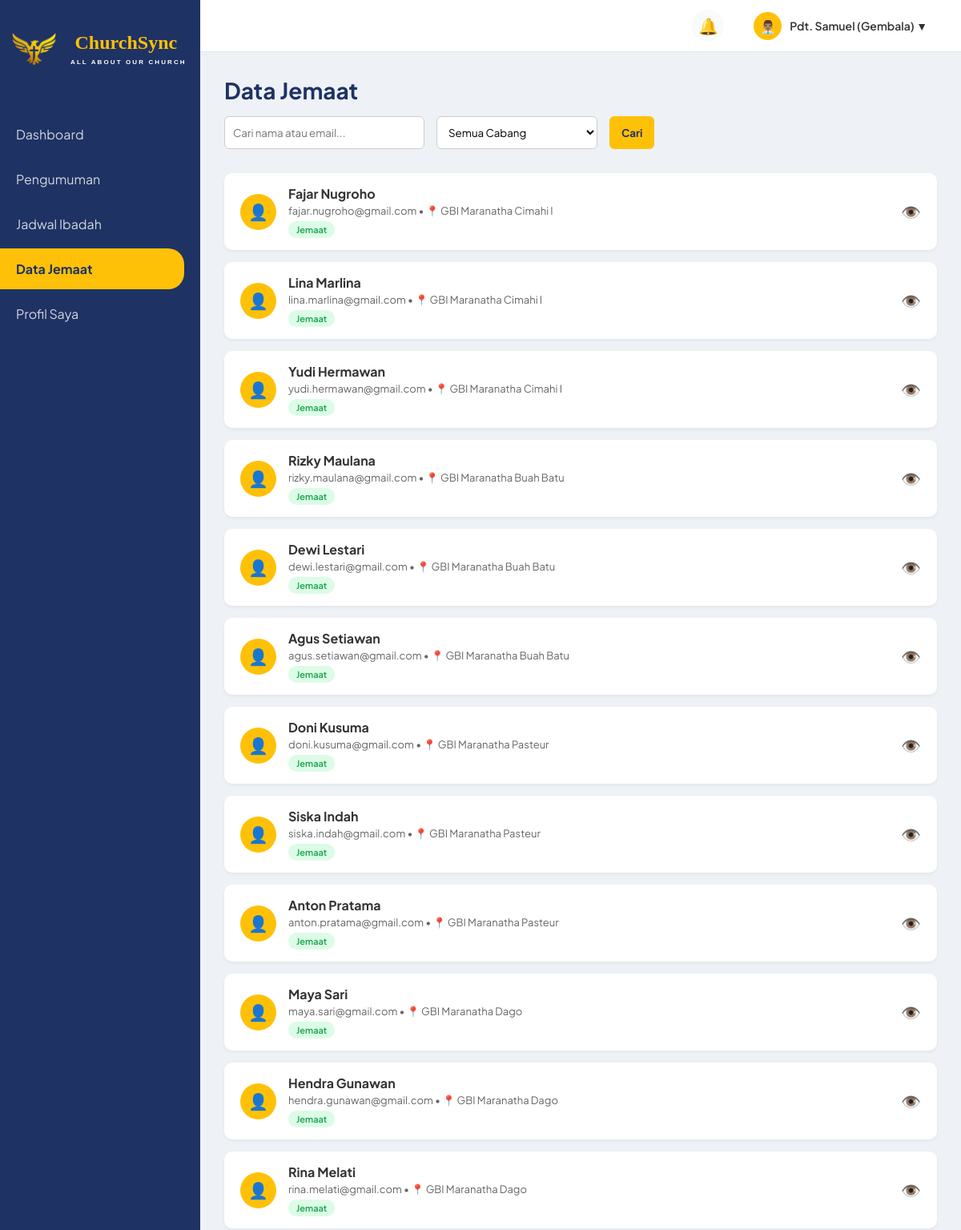
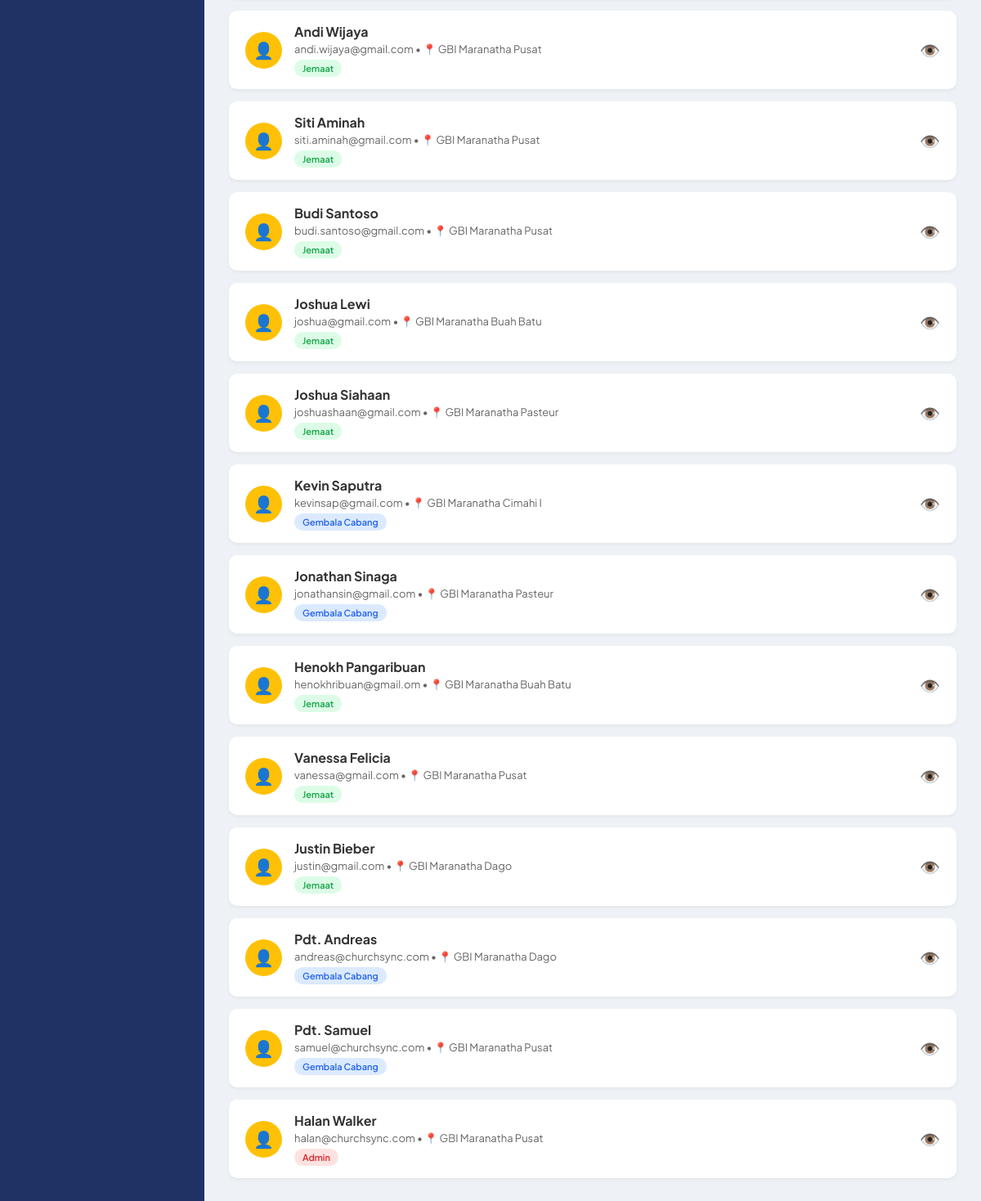
/gembala/data_jemaat_gembala.php (signed in), run on the app's committed database (2 pictures, top to bottom).
### tables this page shows
CREATE TABLE `jemaat` (
  `id_jemaat` int(20) NOT NULL AUTO_INCREMENT,
  `nama_lengkap` varchar(100) NOT NULL,
  `tanggal_lahir` date NOT NULL,
  `no_telp` varchar(100) NOT NULL,
  `alamat` varchar(255) NOT NULL,
  `email` varchar(100) NOT NULL,
  `password` varchar(100) NOT NULL,
  `role` enum('jemaat','gembala_cabang','admin') NOT NULL,
  `id_cabang` int(11) NOT NULL,
  PRIMARY KEY (`id_jemaat`),
  KEY `fk_jemaat_cabang` (`id_cabang`),
  CONSTRAINT `fk_jemaat_cabang` FOREIGN KEY (`id_cabang`) REFERENCES `cabang_gereja` (`id_cabang`)
);

CREATE TABLE `cabang_gereja` (
  `id_cabang` int(5) NOT NULL AUTO_INCREMENT,
  `nama_cabang` varchar(100) NOT NULL,
  `alamat_cabang` varchar(255) NOT NULL,
  `id_gembala` int(11) DEFAULT NULL,
  PRIMARY KEY (`id_cabang`)
);

### gembala/data_jemaat_gembala.php (the view, shortened to what this page needs)
<?php
include '../koneksi.php';
$search = $_GET['search'] ?? '';
$where = [];
$where_sql = !empty($where) ? "WHERE " . implode(" AND ", $where) : "";
$query_jemaat = mysqli_query($conn, "
    SELECT j.*, c.nama_cabang
    FROM jemaat j
    LEFT JOIN cabang_gereja c ON j.id_cabang = c.id_cabang
    $where_sql
    ORDER BY j.id_jemaat DESC
");
?>
<!DOCTYPE html>
<html lang="en">
<head>
    <link rel="stylesheet" href="../style.css">
</head>
<body>
    <div class="sidebar">
        <div class="sidebar-logo">
            <img src="../uploads/churchsync-logo.png" alt="Logo ChurchSync">
            <div class="logo-text-wrapper">
                ChurchSync
                <span>
                    ALL ABOUT OUR CHURCH
                </span>
            </div>
        </div>
        <nav>
            <a href="dashboard_gembala.php" class="nav-link">Dashboard</a>
            <a href="pengumuman_gembala.php" class="nav-link">Pengumuman</a>
            <a href="../admin/jadwal_admin_up.php" class="nav-link">Jadwal Ibadah</a>
            <a href="data_jemaat_gembala.php" class="nav-link active">Data Jemaat</a>
            <a href="profil_gembala.php" class="nav-link">Profil Saya</a>
        </nav>
    </div>
    <div class="content-wrapper">
        <div class="top-navbar">
            <div class="navbar-right">
                <?php include '../widget_notif.php'; ?>
                <div class="user-profile-dropdown" onclick="toggleDropdown()">
                    <div class="nav-avatar">👨🏽‍💼</div>
                    <div class="nav-user-name"><?= $_SESSION['nama_lengkap'] ?? 'Gembala'; ?> (Gembala) ▼</div>
                </div>
            </div>
        </div>
        <div class="content-wrapper">
            <div class="main-content">
                <div class="header-toolbar">
                    <div class="page-title">
                        <h2>Data Jemaat</h2>
                        <div class="toolbar-actions">
                            <form method="GET" style="display: flex; gap: 15px;">
                                <input type="text" name="search" class="search-box"
                                    placeholder="Cari nama atau email..."
                                    value="<?= htmlspecialchars($search); ?>">
                                <select name="id_cabang" class="filter-box" onchange="this.form.submit()">
                                    <option value="">Semua Cabang</option>
                                </select>
                                <button type="submit" class="btn-add" style="padding: 10px 15px;">Cari</button>
                            </form>
                        </div>
                    </div>
                </div>
                <div class="list-container">
                    <?php while ($row = mysqli_fetch_assoc($query_jemaat)) { ?>
                        <div class="list-item">
                            <div class="item-info">
                                <div class="avatar">👤</div>
                                <div class="item-text">
                                    <h4><?= htmlspecialchars($row['nama_lengkap']); ?></h4>
                                    <p>
                                        <?= $row['email']; ?>
                                        • 📍 <?= $row['nama_cabang'] ? htmlspecialchars($row['nama_cabang']) : 'Belum ada cabang'; ?>
                                    </p>
                                    <?php
                                    $role = $row['role'];
                                    if ($role == 'admin') {
                                        $bg = '#fee2e2';
                                        $color = '#dc2626';
                                    } elseif ($role == 'gembala_cabang') {
                                        $bg = '#dbeafe';
                                        $color = '#2563eb';
                                    } else {
                                        $bg = '#dcfce7';
                                        $color = '#16a34a';
                                    }
                                    ?>
                                    <span style="
                                        display:inline-block;
                                        margin-top:5px;
                                        background:<?= $bg ?>;
                                        color:<?= $color ?>;
                                        padding:4px 10px;
                                        border-radius:20px;
                                        font-size:11px;
                                        font-weight:600;
                                    ">
                                        <?= ucwords(str_replace('_', ' ', strtolower($role))); ?>
                                    </span>
                                </div>
                            </div>
                            <button class="btn-view"
                                onclick="viewJemaat(
                                '<?= addslashes($row['nama_lengkap']); ?>',
                                '<?= htmlspecialchars($row['no_telp']); ?>',
                                '<?= htmlspecialchars($row['tanggal_lahir']); ?>',
                                '<?= addslashes($row['alamat']); ?>',
                                '<?= htmlspecialchars($row['email']); ?>',
                                '<?= addslashes($row['nama_cabang']); ?>'
                            )">👁️</button>
                        </div>
                    <?php } ?>
                </div>
            </div>
        </div>
</body>
</html>

### style.css (style rules this page uses)
:root { --primary-blue: #1e3264; --primary-yellow: #ffc107; --bg-light: #eef2f6; --card-bg: #ffffff; --text-dark: #333; --text-gray: #666; --tag-important: #dc3545; --tag-activity: #17a2b8; --tag-worship: #28a745; }
* { margin: 0; padding: 0; box-sizing: border-box; font-family: 'Plus Jakarta Sans', sans-serif; }
body { display: flex; background-color: var(--bg-light); height: 100vh; }
.sidebar { width: 250px; background-color: var(--primary-blue); color: white; display: flex; flex-direction: column; padding: 20px 0; }
.sidebar-logo { text-align: center; font-size: 24px; font-weight: bold; color: var(--primary-yellow); margin-bottom: 40px; }
.sidebar-logo span { display: block; font-size: 12px; color: #ccc; font-weight: normal; }
.nav-link { padding: 15px 20px; color: #d1d5db; text-decoration: none; display: block; transition: 0.3s; margin-bottom: 5px; }
.nav-link:hover, .nav-link.active { background-color: var(--primary-yellow); color: var(--primary-blue); font-weight: bold; border-radius: 0 20px 20px 0; margin-right: 20px; }
.main-content { flex: 1; padding: 30px; overflow-y: auto; }
.content-wrapper { flex: 1; display: flex; flex-direction: column; height: 100vh; overflow: hidden; }
.top-navbar { height: 65px; background-color: #ffffff; display: flex; justify-content: flex-end; align-items: center; padding: 0 30px; border-bottom: 1px solid #e2e8f0; flex-shrink: 0; }
.navbar-right { display: flex; align-items: center; gap: 25px; }
.user-profile-dropdown { position: relative; display: flex; align-items: center; gap: 12px; cursor: pointer; padding: 6px 12px; border-radius: 8px; transition: 0.3s; user-select: none; }
.nav-avatar { width: 35px; height: 35px; background-color: var(--primary-yellow); border-radius: 50%; display: flex; align-items: center; justify-content: center; font-size: 16px; }
.nav-user-name { font-size: 14px; font-weight: 600; color: var(--text-dark); }
.sidebar-logo { display: flex; align-items: center; gap: 12px; padding: 20px 15px; }
.sidebar-logo img { width: 55px; height: auto; flex-shrink: 0; }
.logo-text-wrapper { font-family: Georgia, serif; font-size: 24px; font-weight: bold; color: #ffc107; }
.logo-text-wrapper span { margin-top: 6px; font-family: Arial, sans-serif; font-size: 8px; font-weight: 600; color: white; letter-spacing: 2.1px; text-transform: uppercase; margin-left: 6px; }

### gembala/data_jemaat_gembala.php (style rules this page uses)
.user-profile-dropdown { position: relative; display: flex; align-items: center; gap: 10px; cursor: pointer; }
.header-toolbar { display: flex; justify-content: space-between; align-items: flex-start; margin-bottom: 30px; }
.page-title h2 { color: var(--primary-blue); font-size: 28px; }
.toolbar-actions { display: flex; gap: 15px; margin-top: 15px; }
.search-box { padding: 10px; border: 1px solid #ccc; border-radius: 6px; width: 250px; }
.filter-box { padding: 10px; border: 1px solid #ccc; border-radius: 6px; background: white; }
.btn-add { background-color: var(--primary-yellow); color: var(--primary-blue); border: none; padding: 10px 20px; border-radius: 6px; font-weight: bold; cursor: pointer; }
.list-container { display: flex; flex-direction: column; gap: 15px; }
.list-item { background: white; padding: 15px 20px; border-radius: 10px; display: flex; align-items: center; justify-content: space-between; box-shadow: 0 2px 4px rgba(0, 0, 0, 0.05); }
.item-info { display: flex; align-items: center; gap: 15px; }
.avatar { width: 45px; height: 45px; background: var(--primary-yellow); border-radius: 50%; display: flex; align-items: center; justify-content: center; font-size: 20px; }
.item-text h4 { color: var(--text-dark); margin-bottom: 3px; }
.item-text p { color: var(--text-gray); font-size: 13px; }
.btn-view { background: none; border: none; font-size: 20px; cursor: pointer; color: var(--primary-blue); }

### data on the page
jemaat: nama_lengkap "Fajar Nugroho", email "fajar.nugroho@gmail.com", id_cabang.nama_cabang "GBI Maranatha Cimahi I", role "Jemaat"
jemaat: nama_lengkap "Lina Marlina", email "lina.marlina@gmail.com", id_cabang.nama_cabang "GBI Maranatha Cimahi I", role "Jemaat"
jemaat: nama_lengkap "Yudi Hermawan", email "yudi.hermawan@gmail.com", id_cabang.nama_cabang "GBI Maranatha Cimahi I", role "Jemaat"
jemaat: nama_lengkap "Rizky Maulana", email "rizky.maulana@gmail.com", id_cabang.nama_cabang "GBI Maranatha Buah Batu", role "Jemaat"
jemaat: nama_lengkap "Dewi Lestari", email "dewi.lestari@gmail.com", id_cabang.nama_cabang "GBI Maranatha Buah Batu", role "Jemaat"
jemaat: nama_lengkap "Agus Setiawan", email "agus.setiawan@gmail.com", id_cabang.nama_cabang "GBI Maranatha Buah Batu", role "Jemaat"
jemaat: nama_lengkap "Doni Kusuma", email "doni.kusuma@gmail.com", id_cabang.nama_cabang "GBI Maranatha Pasteur", role "Jemaat"
jemaat: nama_lengkap "Siska Indah", email "siska.indah@gmail.com", id_cabang.nama_cabang "GBI Maranatha Pasteur", role "Jemaat"
jemaat: nama_lengkap "Anton Pratama", email "anton.pratama@gmail.com", id_cabang.nama_cabang "GBI Maranatha Pasteur", role "Jemaat"
jemaat: nama_lengkap "Maya Sari", email "maya.sari@gmail.com", id_cabang.nama_cabang "GBI Maranatha Dago", role "Jemaat"
jemaat: nama_lengkap "Hendra Gunawan", email "hendra.gunawan@gmail.com", id_cabang.nama_cabang "GBI Maranatha Dago", role "Jemaat"
jemaat: nama_lengkap "Rina Melati", email "rina.melati@gmail.com", id_cabang.nama_cabang "GBI Maranatha Dago", role "Jemaat"
jemaat: nama_lengkap "Andi Wijaya", email "andi.wijaya@gmail.com", id_cabang.nama_cabang "GBI Maranatha Pusat", role "Jemaat"
jemaat: nama_lengkap "Siti Aminah", email "siti.aminah@gmail.com", id_cabang.nama_cabang "GBI Maranatha Pusat", role "Jemaat"
jemaat: nama_lengkap "Budi Santoso", email "budi.santoso@gmail.com", id_cabang.nama_cabang "GBI Maranatha Pusat", role "Jemaat"
jemaat: nama_lengkap "Joshua Lewi", email "joshua@gmail.com", id_cabang.nama_cabang "GBI Maranatha Buah Batu", role "Jemaat"
jemaat: nama_lengkap "Joshua Siahaan", email "joshuashaan@gmail.com", id_cabang.nama_cabang "GBI Maranatha Pasteur", role "Jemaat"
jemaat: nama_lengkap "Kevin Saputra", email "kevinsap@gmail.com", id_cabang.nama_cabang "GBI Maranatha Cimahi I", role "Gembala Cabang"
jemaat: nama_lengkap "Jonathan Sinaga", email "jonathansin@gmail.com", id_cabang.nama_cabang "GBI Maranatha Pasteur", role "Gembala Cabang"
jemaat: nama_lengkap "Henokh Pangaribuan", email "henokhribuan@gmail.om", id_cabang.nama_cabang "GBI Maranatha Buah Batu", role "Jemaat"
jemaat: nama_lengkap "Vanessa Felicia", email "vanessa@gmail.com", id_cabang.nama_cabang "GBI Maranatha Pusat", role "Jemaat"
jemaat: nama_lengkap "Justin Bieber", email "justin@gmail.com", id_cabang.nama_cabang "GBI Maranatha Dago", role "Jemaat"
jemaat: nama_lengkap "Pdt. Andreas", email "andreas@churchsync.com", id_cabang.nama_cabang "GBI Maranatha Dago", role "Gembala Cabang"
jemaat: nama_lengkap "Pdt. Samuel", email "samuel@churchsync.com", id_cabang.nama_cabang "GBI Maranatha Pusat", role "Gembala Cabang"
jemaat: nama_lengkap "Halan Walker", email "halan@churchsync.com", id_cabang.nama_cabang "GBI Maranatha Pusat", role "Admin"

### other printed values
$_SESSION['nama_lengkap'] "Pdt. Samuel"
